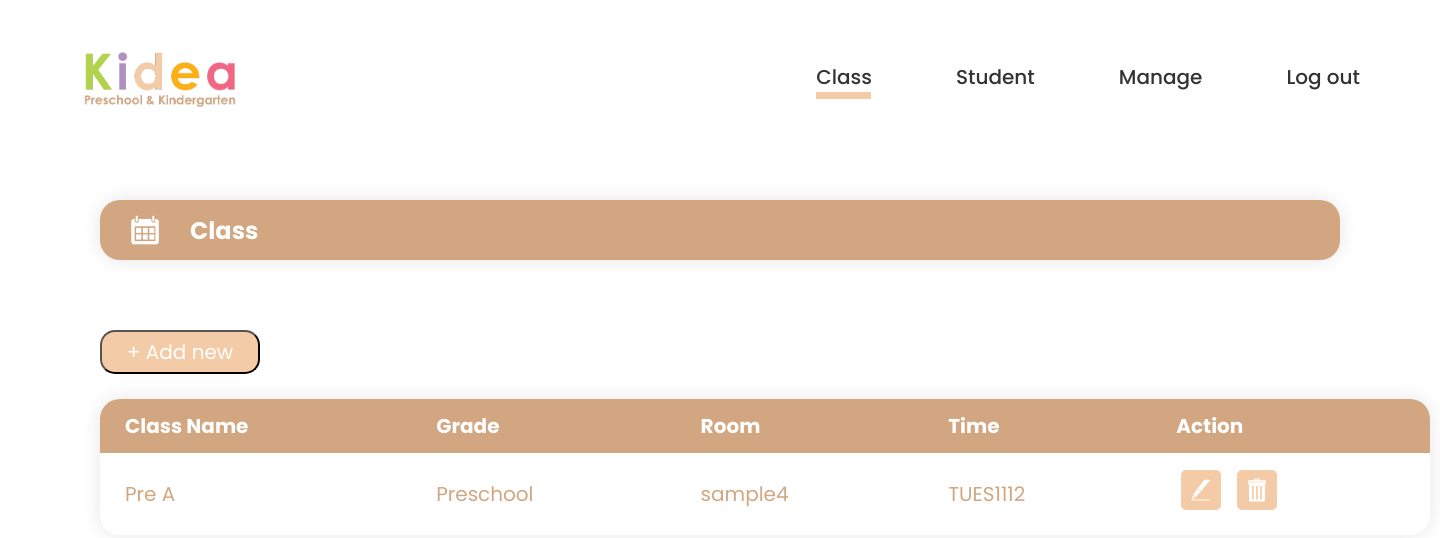
/View_class_admin.php (signed in), run on an earlier commit of the app's database.
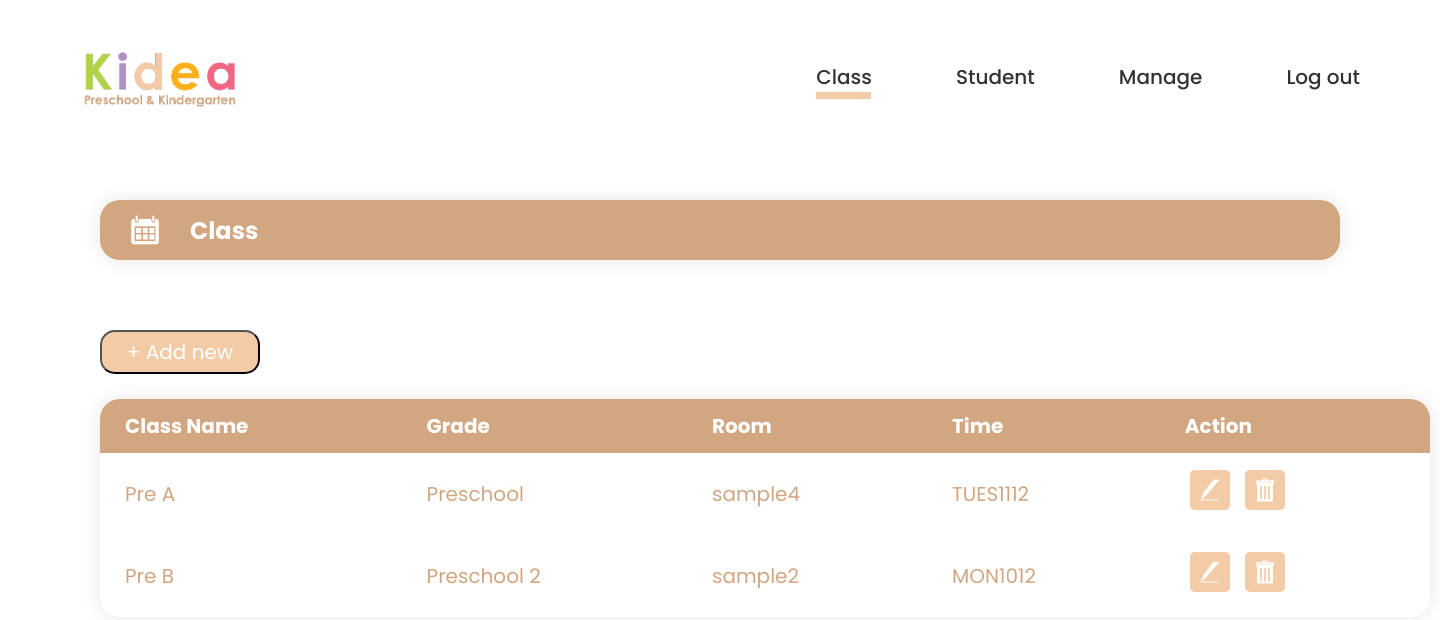
And on a later commit of the database.
### tables this page shows
CREATE TABLE IF NOT EXISTS `class_detail` (
  `detail_id` int(11) NOT NULL AUTO_INCREMENT,
  `class_name` varchar(20) NOT NULL,
  `grade` varchar(15) NOT NULL,
  `class_id` int(11) NOT NULL,
  `room_id` int(11) NOT NULL,
  `time_id` int(11) NOT NULL,
  PRIMARY KEY (`detail_id`)
);

CREATE TABLE IF NOT EXISTS `room` (
  `room_id` int(11) NOT NULL AUTO_INCREMENT,
  `room_name` varchar(30) NOT NULL,
  `capacity` int(11) NOT NULL,
  PRIMARY KEY (`room_id`)
);

CREATE TABLE IF NOT EXISTS `tbl_time` (
  `time_id` int(11) NOT NULL AUTO_INCREMENT,
  `code` varchar(10) NOT NULL,
  `day_time` varchar(10) NOT NULL,
  `start_time` time NOT NULL,
  `end_time` time NOT NULL,
  PRIMARY KEY (`time_id`)
);

### View_class_admin.php (the view, shortened to what this page needs)
<?php
include "koneksi.php";
?>
<html>
    <head>
        <link rel="stylesheet" type="text/css" href="View_class_admin.css">
    </head>
    <body>
        <header>
            <img class="logo" src="img/logotxt.png" href="Home_admin.php">
            <nav>
                <ul class="nav__links">
                    <li><a href="View_admin.php">Class</a><div class="rec"></div></li>
                    <li><a href="View_student_admin.php">Student</a></li>
                    <li><a href="View_manage_admin.php">Manage</a></li>
                    <li><a href="logout.php">Log out</a></li>
                </ul>
            </nav>
        </header>
        <div class="title">
            <img class="schedule" src="img/schedule.png">
            <h2>Class</h2>
        </div>
        <a href="Input_class.php">
            <input type="button" class="btn" value="+ Add new">
        </a>
            <div class="container">
            <table class="content-table">
                <thead>
                <tr>
                    <th>Class Name</th>
                    <th>Grade</th>
                    <th>Room</th>
                    <th>Time</th>
                    <th>Action</th>
                </tr>
                </thead>
                <?php
                    $query = mysqli_query($connect, "SELECT * FROM class_detail");
                    while ($data = mysqli_fetch_array($query)){
                        $class_id = $data['class_id'];
                        $name = $data['class_name'];
                        $lvl = $data['grade'];
                ?>
                <tbody>
                    <tr>
                      <td><?php echo $name; ?></td>
                      <td><?php echo $lvl; ?></td>
                    <?php
                        $sql2 = mysqli_query($connect, "SELECT * FROM class WHERE class_id = '$class_id'" );
                        $data2 = mysqli_fetch_array($sql2);
                        $room = $data2['room_id'];
                        $time = $data2['time_id'];
                    ?>
                    <?php
                        $sql3= mysqli_query($connect, "SELECT * FROM room WHERE room_id = '$room'");
                        $data3 = mysqli_fetch_array($sql3);
                    ?>
                      <td><?php echo $data3['room_name']; ?></td>
                    <?php
                        $sql4 = mysqli_query($connect, "SELECT * FROM tbl_time WHERE time_id = '$time' ");
                        $data4 = mysqli_fetch_array($sql4);
                    ?>
                      <td><?php echo $data4['code'];?></td>
                      <td><div class="action">
                          <img class="edit" src="img/edit.svg" href="#">
                          <img class="delete" src="img/delete.svg" href="#"></div></td>
                    </tr>
                <tbody>
                <?php
                    }
                ?>
            </table>
        </div>
    </body>
</html>

### View_class_admin.css (style rules this page uses)
* { padding: 0; margin: 0; box-sizing: border-box; }
.rec { width: 55px; height: 7px; background-color: #f4cba7; align-items: center; }
li, a { font-family: 'Poppins', sans-serif; font-weight: 500; font-size: 20px; color: #333; text-decoration: none; }
header { display: flex; justify-content: space-between; align-items: center; margin-right: 40px; margin-left: 80px; }
.logo { cursor: pointer; align-items: flex-start; width: 160px; background-size: cover; }
.nav__links { list-style: none; }
.nav__links li { display: inline-block; padding: 0px 40px; }
.nav__links li a { transition: all 0.3s ease 0s; }
.schedule { width: 50px; background-size: cover; align-items: flex-start; }
.title { margin-left: 100px; margin-right: 100px; margin-top: 40px; padding: 5px; padding-left: 20px; background-color: #D2A680; justify-content: flex-start; display: flex; align-items: center; border-radius: 20px; box-shadow: 0px 0px 20px rgba(0, 0, 0, 0.10); }
.title h2 { margin-left: 20px; text-align: justify; font-family: 'Poppins', sans-serif; font-size: 24px; color: white; text-decoration: none; }
.btn { display: flex; margin-left: 100px; margin-right: 100px; margin-top: 70px; padding: 5px; width: 160px; border-radius: 15px; background-color: #f4cba7; background-size: 200%; font-size: 20px; color: #fff; font-family: 'Poppins', sans-serif; cursor: pointer; transition: .5s; }
.container { display: flex; margin-left: 100px; margin-right: 100px; align-items: flex-start; }
.content-table { border-collapse: collapse; margin-top: 25px ; min-width: 1330px; border-radius: 20px; color: #D2A680; overflow: hidden; font-size: 20px; font-family: 'Poppins', sans-serif; box-shadow: 0 0 20px rgba(0, 0, 0, 0.10); }
.content-table thead tr { margin-top: 40px; border-radius: 20px; background-color: #D2A680; color: white; text-align: left; font-weight: bold; }
.content-table th, .content-table td { padding: 12px 25px; }
.edit { padding: 5px; margin: 5px; width: 40px; background-color: #f4cba7; background-size: cover; border-radius: 5px; cursor: pointer; }
.delete { padding: 5px; margin: 5px; width: 40px; background-color: #f4cba7; background-size: cover; border-radius: 5px; cursor: pointer; }

What changed in the data, as far as the page shows it:
added class_detail: class_name "Pre B", grade "Preschool 2", room.room_name "sample2", time.code "MON1012"
